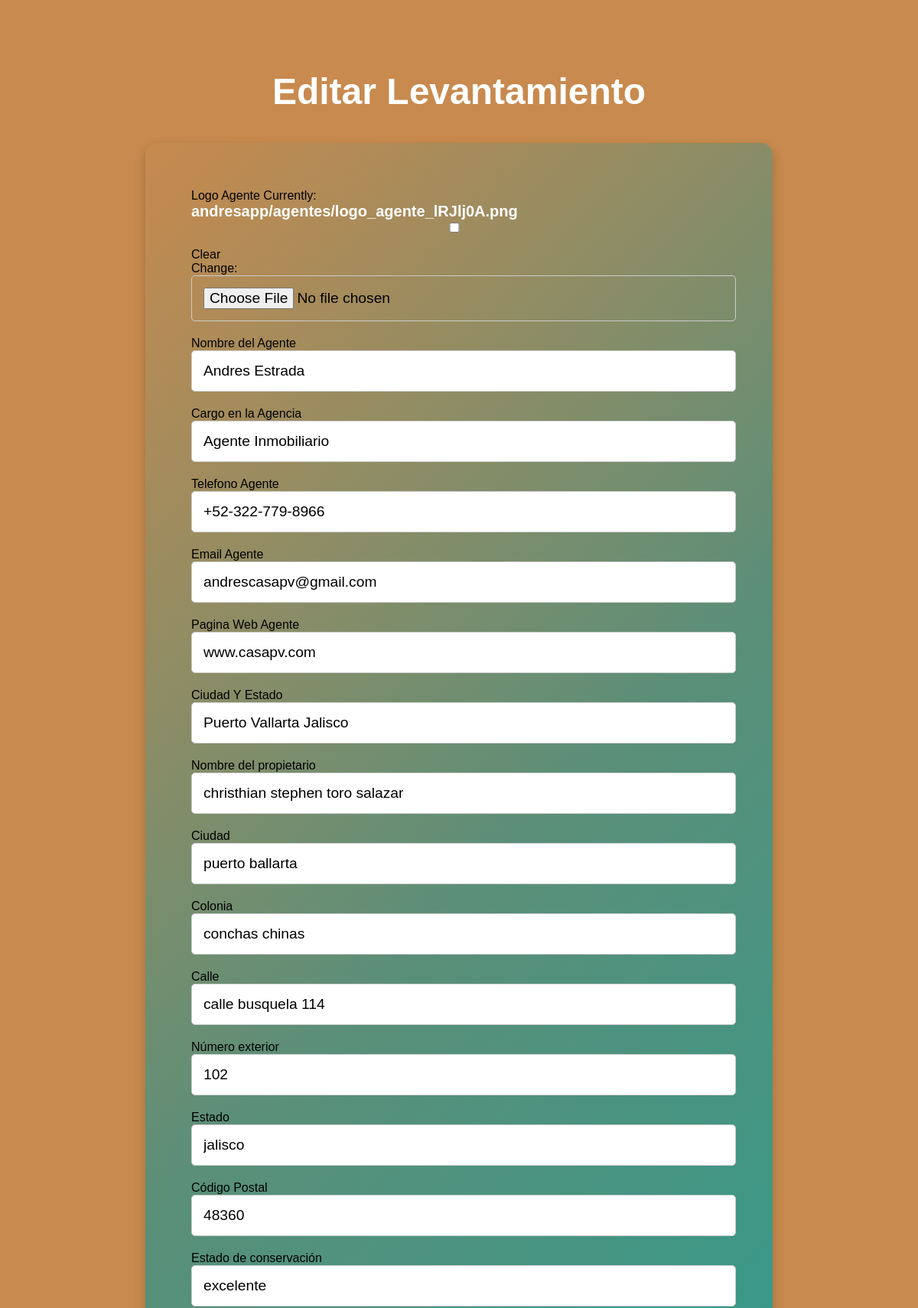
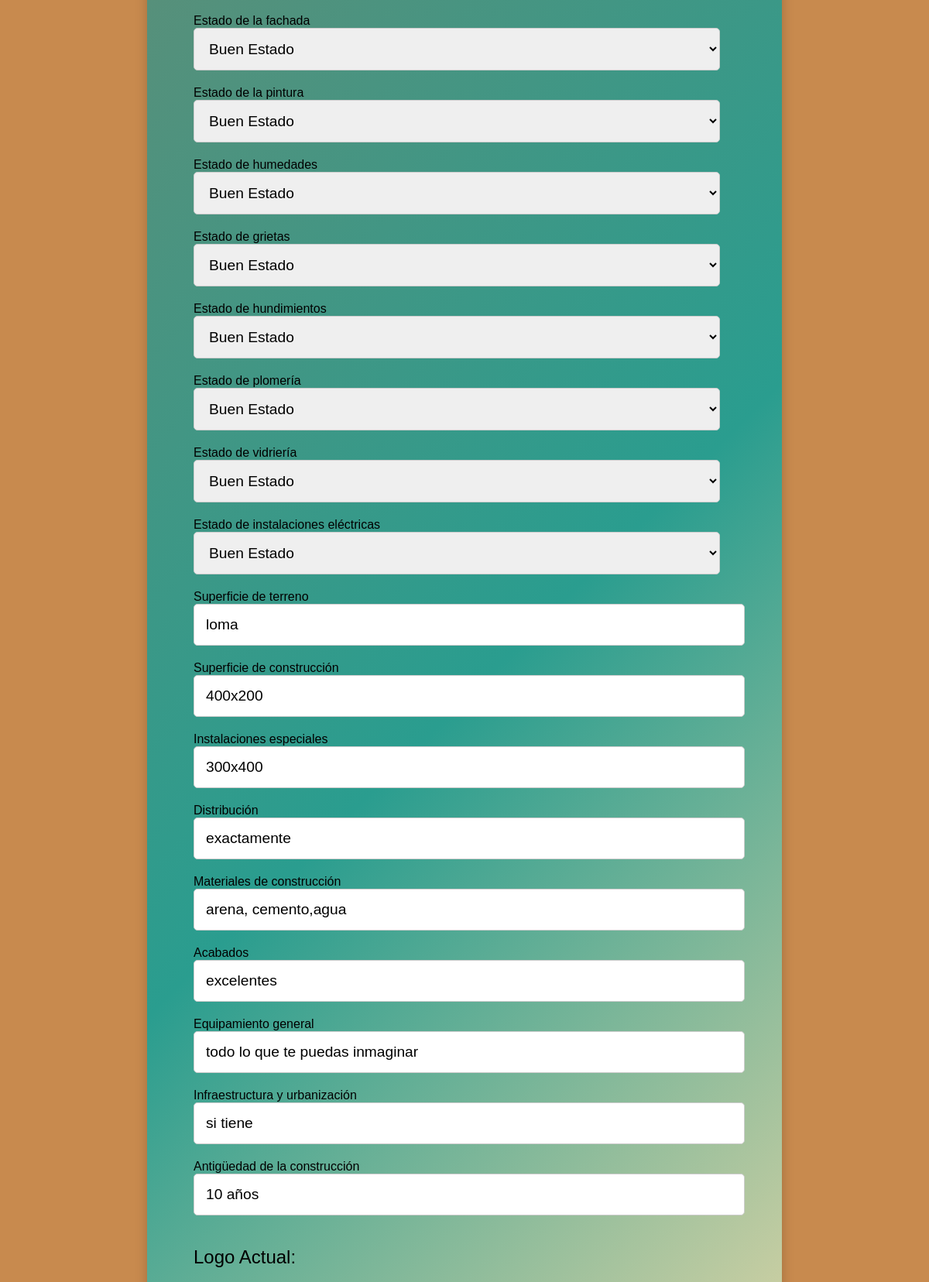
The page /editar_levantamiento/5/ (upper part) on the database its author committed (2 pictures, top to bottom).
### andresapp/models.py (models this page shows, shortened)
class InfoExtra(models.Model):
    logo_agente=models.ImageField(upload_to='andresapp/agentes', null=True, blank=True)
    nombre_agente=models.CharField(max_length=255, blank=True, null=True)
    cargo_en_la_agencia=models.CharField(max_length=255, blank=True, null=True)
    telefono_agente=models.CharField(max_length=255, blank=True, null=True)
    email_agente=models.CharField(max_length=255, blank=True, null=True)
    pagina_web=models.CharField(max_length=255, blank=True, null=True)
    ciudad_y_estado=models.CharField(max_length=255, blank=True, null=True)
    nombre_del_propietario = models.CharField(max_length=500,blank=True, null=True)
    ciudad= models.CharField(max_length=500,blank=True, null=True)
    colonia= models.CharField(max_length=500,blank=True, null=True)
    calle= models.CharField(max_length=500,blank=True, null=True)
    exterior= models.CharField(max_length=500,blank=True, null=True)
    estado= models.CharField(max_length=500,blank=True, null=True)
    cp= models.CharField(max_length=500,blank=True, null=True)
    estado_de_conservacion = models.CharField(max_length=500,blank=True, null=True)
    fachada=models.CharField(max_length=500,blank=True, null=True)
    pintura=models.CharField(max_length=500,blank=True, null=True)
    humedades=models.CharField(max_length=500,blank=True, null=True)
    grietas=models.CharField(max_length=500,blank=True, null=True)
    undimientos=models.CharField(max_length=500,blank=True, null=True)
    plomeria=models.CharField(max_length=500,blank=True, null=True)
    vidrieria=models.CharField(max_length=500,blank=True, null=True)
    instalaciones_electricas=models.CharField(max_length=500,blank=True, null=True)
    superficie_de_terreno = models.CharField(max_length=500)
    superficie_de_construccion = models.CharField(max_length=500,blank=True, null=True)
    instalaciones_especiales = models.CharField(max_length=500)
    distribucion = models.CharField(max_length=500,blank=True, null=True)
    materiales_de_construccion = models.CharField(max_length=500,blank=True, null=True)
    acabados = models.CharField(max_length=500,blank=True, null=True)
    equipamiento_general = models.CharField(max_length=500,blank=True, null=True)
    infraestructura_y_urbanizacion = models.CharField(max_length=500,blank=True, null=True)
    antiguedad_de_la_construccion = models.CharField(max_length=500,blank=True, null=True)
    class Meta:
        verbose_name = 'Levantamiento'
        verbose_name_plural = 'Levantamientos'

### andresapp/views.py (the view)
# urls.py: path('editar_levantamiento/<int:pk>/', views.editar_levantamiento, name='editar_levantamientos'),
def editar_levantamiento(request, pk):
    info_extra = get_object_or_404(InfoExtra, pk=pk)
    if request.method == 'POST':
        form = InfoExtraForm(request.POST, request.FILES, instance=info_extra)  # Prefill form with the instance data
        if form.is_valid():
            form.save()  # Save the changes to the database
            return redirect('lista_levantamientos')  # Redirect to the list view after saving
    else:
        form = InfoExtraForm(instance=info_extra)  # Prefill form with instance data if GET request
    return render(request, 'editar_levantamiento.html', {'form': form, 'info_extra': info_extra})

### andresapp/templates/editar_levantamiento.html (shortened to what this page needs)
<!DOCTYPE html>
<html lang="es">
<head>
    {% load static %}
    <link rel="stylesheet" href="{% static '/css/estilos_creaciones_y_edicion.css' %}">
</head>
<body>
    <h1>Editar Levantamiento</h1>
    <form method="post" enctype="multipart/form-data">
        {% for field in form %}
            <div class="form-group">
                <label for="{{ field.id_for_label }}">{{ field.label }}</label>
                {{ field }}
            </div>
        {% endfor %}
        {% if info_extra.logo_agente %}
            <div class="form-group">
                <p>Logo Actual:</p>
            </div>
        {% endif %}
    </form>
</body>
</html>

### andresapp/static/css/estilos_creaciones_y_edicion.css (style rules this page uses)
body { font-family: Arial, sans-serif; margin: 0; padding: 60px; background:#c88a4e; }
h1 { text-align: center; margin-bottom: 40px; font-size: 3em; color: #fff; }
form { background: white; padding: 60px; border-radius: 15px; box-shadow: 0 6px 15px rgba(0, 0, 0, 0.2); max-width: 700px; margin: auto; background: linear-gradient(135deg, #c88a4e, #5a8f79, #2a9d8f, #e9d8a6); }
a { text-decoration: none; font-weight: bold; font-size: 1.2rem; -webkit-background-clip: text; background-clip: text; color: transparent; transition: all 0.3s ease; color:white; }
form p { margin: 20px 0; font-size: 1.5em; }
input, textarea, select { width: calc(100% - 20px); padding: 15px; font-size: 1.2em; border: 1px solid #ccc; border-radius: 5px; margin-bottom: 20px; }
a { display:flex; margin:auto; text-decoration:none; font-size:20px; }

### rows shown on the page
InfoExtra: form "Andres Estrada" "Agente Inmobiliario" "+52-322-779-8966" "andrescasapv@gmail.com" "www.casapv.com" "Puerto Vallarta Jalisco" "christhian stephen toro salazar" "puerto ballarta" "conchas chinas" "calle busquela 114" "102" "jalisco" "48360" "excelente" "Buen Estado" "Buen Estado" "Buen Estado" "Buen Estado" "Buen Estado" "Buen Estado" "Buen Estado" "Buen Estado" "loma" "400x200" "300x400" "exactamente" "arena, cemento,agua" "excelentes" "todo lo que te puedas inmaginar" "si tiene" "10 años"

### other values the page prints
{{ field.label }} "Logo Agente" "Nombre del Agente" "Cargo en la Agencia" "Telefono Agente" "Email Agente" "Pagina Web Agente" "Ciudad Y Estado" "Nombre del propietario" "Ciudad" "Colonia" "Calle" "Número exterior" "Estado" "Código Postal" "Estado de conservación" "Estado de la fachada" "Estado de la pintura" "Estado de humedades" "Estado de grietas" "Estado de hundimientos" "Estado de plomería" "Estado de vidriería" "Estado de instalaciones eléctricas" "Superficie de terreno" "Superficie de construcción" "Instalaciones especiales" "Distribución" "Materiales de construcción" "Acabados" "Equipamiento general" "Infraestructura y urbanización" "Antigüedad de la construcción"
